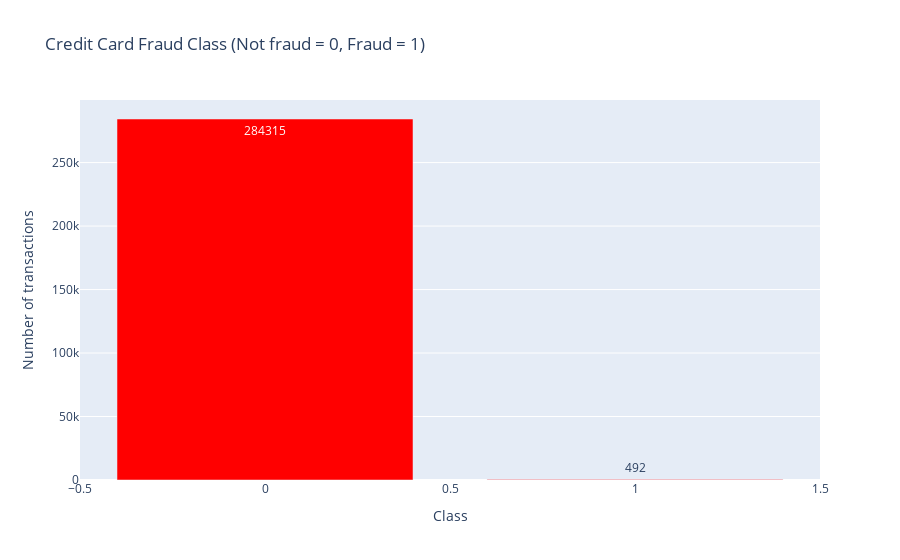

The notebook cell saved with this chart:
### Markdown cell above
Let's check data unbalance with respect with *target* value, i.e. **Class**.

### Code cell
temp = data_df["Class"].value_counts()
df = pd.DataFrame({'Class': temp.index,'values': temp.values})

trace = go.Bar(
    x = df['Class'],y = df['values'],
    name="Credit Card Fraud Class - data unbalance (Not fraud = 0, Fraud = 1)",
    marker=dict(color="Red"),
    text=df['values']
)
data = [trace]
layout = dict(title = 'Credit Card Fraud Class (Not fraud = 0, Fraud = 1)',
          xaxis = dict(title = 'Class', showticklabels=True), 
          yaxis = dict(title = 'Number of transactions'),
          hovermode = 'closest',width=600
         )
fig = dict(data=data, layout=layout)
iplot(fig, filename='class')

### Figure 1 — Plotly figure (JSON) as saved in the notebook; plotly's stock layout.template omitted (floating-point values rounded to 4 significant figures)
{"data": [{"marker": {"color": "Red"}, "name": "Credit Card Fraud Class - data unbalance (Not fraud = 0, Fraud = 1)", "text": [284315, 492], "type": "bar", "x": [0, 1], "y": [284315, 492]}], "layout": {"autosize": true, "hovermode": "closest", "title": {"text": "Credit Card Fraud Class (Not fraud = 0, Fraud = 1)"}, "xaxis": {"autorange": true, "range": [-0.5, 1.5], "showticklabels": true, "title": {"text": "Class"}, "type": "linear"}, "yaxis": {"autorange": true, "range": [0, 299300.0], "title": {"text": "Number of transactions"}, "type": "linear"}}}
